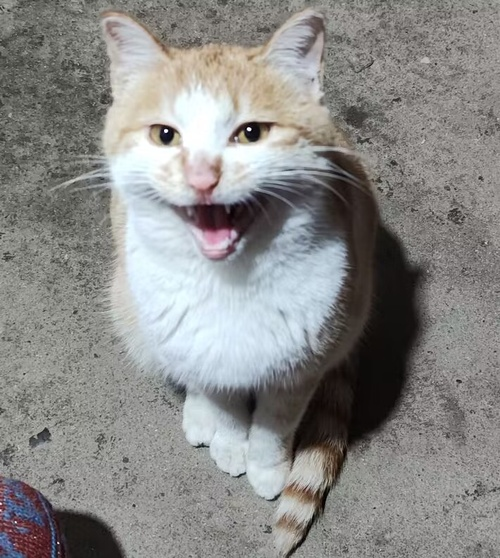
#> input picture 实验一/orange.jpg, 500 x 558 px, shrunk from 710 x 793 before the run
$ python '频率域拉普拉斯.py'
#> lines starting #> are read from the running program, lines starting #| are printed output that depends on the picture
import os
import cv2
import numpy as np
import matplotlib.pyplot as plt

# 设置支持中文的字体
plt.rcParams['font.sans-serif'] = ['SimHei']  # 指定黑体字体
plt.rcParams['axes.unicode_minus'] = False  # 解决负号显示问题

# 读取灰度图像
image = cv2.imread('orange.jpg', cv2.IMREAD_GRAYSCALE)
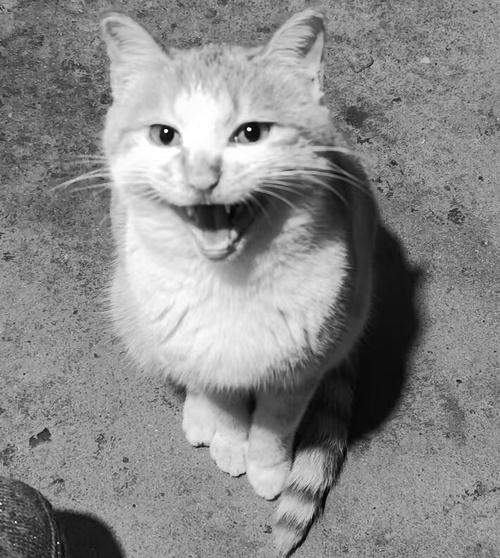
#> image: shape (558, 500); min 0, max 255, mean 137.9


# 计算拉普拉斯算子的函数
def laplacian_filter(image):
    # 获取图像的 DFT
    dft = np.fft.fft2(image)
    dft_shifted = np.fft.fftshift(dft)

    # 创建拉普拉斯滤波器
    rows, cols = image.shape
#> rows = 558; cols = 500
    crow, ccol = rows // 2, cols // 2
#> crow = 279; ccol = 250
    y, x = np.ogrid[-crow:rows - crow, -ccol:cols - ccol]
#> y = 558 values from -279 to 278
    laplacian_mask = -4 * (np.pi ** 2) * (x ** 2 + y ** 2)

    # 应用拉普拉斯滤波器
    filtered_dft = dft_shifted * laplacian_mask
    f_ishifted = np.fft.ifftshift(filtered_dft)
    img_back = np.fft.ifft2(f_ishifted)

    # 取绝对值并进行归一化
    enhanced_image = np.abs(img_back)
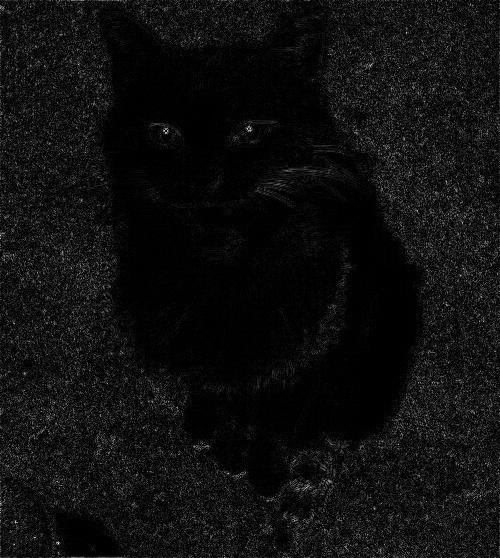
#> enhanced_image: shape (558, 500) float64; min 4.29, max 152711635.9, mean 9412564.2; drawn with min black and max white
    enhanced_image = cv2.normalize(enhanced_image, None, 0, 255, cv2.NORM_MINMAX)
    return enhanced_image.astype(np.uint8)


# 应用拉普拉斯滤波
enhanced_image = laplacian_filter(image)

# 创建保存结果的目录
output_dir = 'results'
if not os.path.exists(output_dir):
    os.makedirs(output_dir)

# 合并结果图
combined_image = np.hstack((image, enhanced_image))
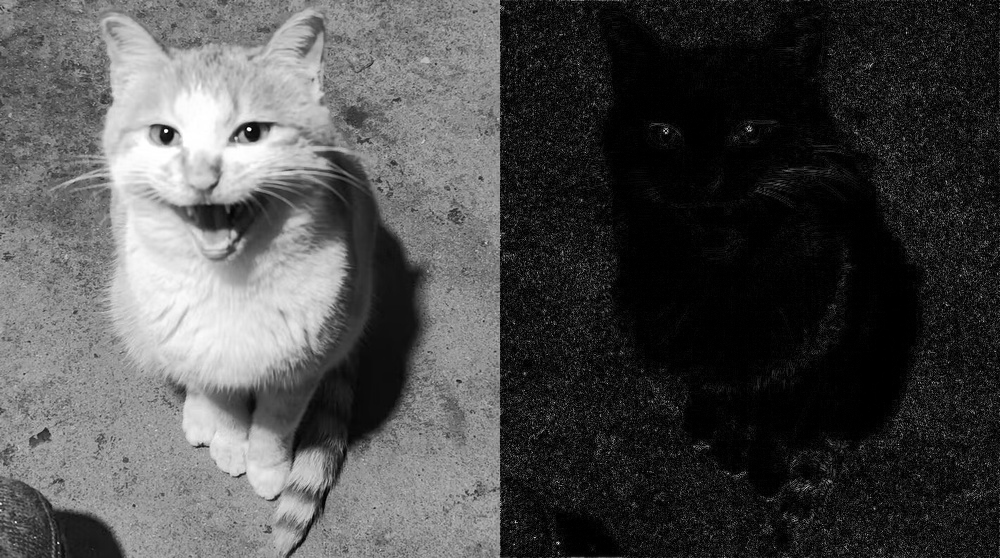
#> combined_image: shape (558, 1000); min 0, max 255, mean 76.6

# 保存合并的结果图
output_path = os.path.join(output_dir, 'combined_result.png')
cv2.imwrite(output_path, combined_image)

# 可视化结果
plt.figure(figsize=(12, 6))
plt.imshow(combined_image, cmap='gray')
plt.title('原始图像与拉普拉斯算子增强图像对比')
plt.axis('off')
plt.tight_layout()
plt.show()

print(f"合并结果图已保存至: {output_path}")

$ run again, with 实验一/HSI_components.png saved as 实验一/orange.jpg
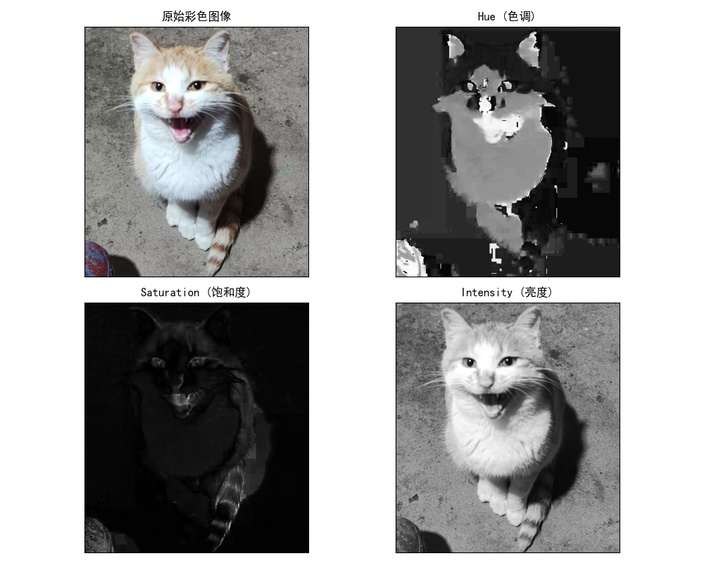
#> input picture 实验一/HSI_components.png, 704 x 563 px, shrunk from 1000 x 800 before the run
#> in laplacian_filter, `enhanced_image = np.abs(img_back)`:
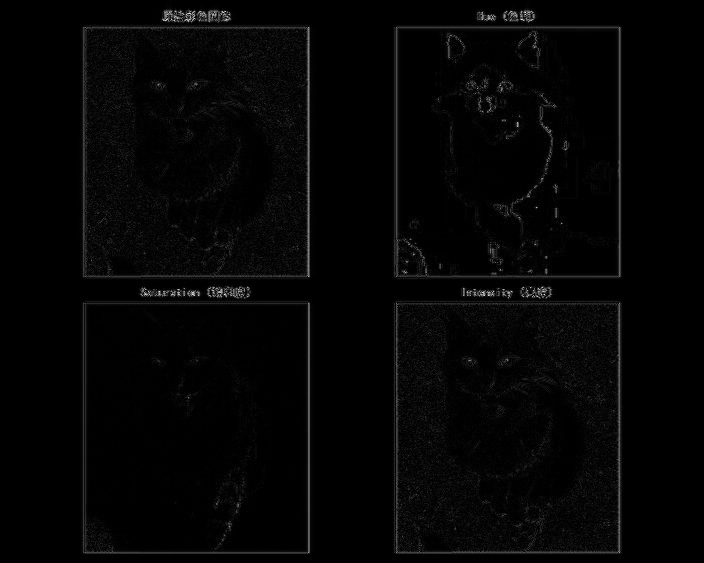
#> enhanced_image: shape (563, 704) float64; min 2.61e-09, max 451996885.4, mean 8587630.4; drawn with min black and max white
#> `combined_image = np.hstack((image, enhanced_image))`:
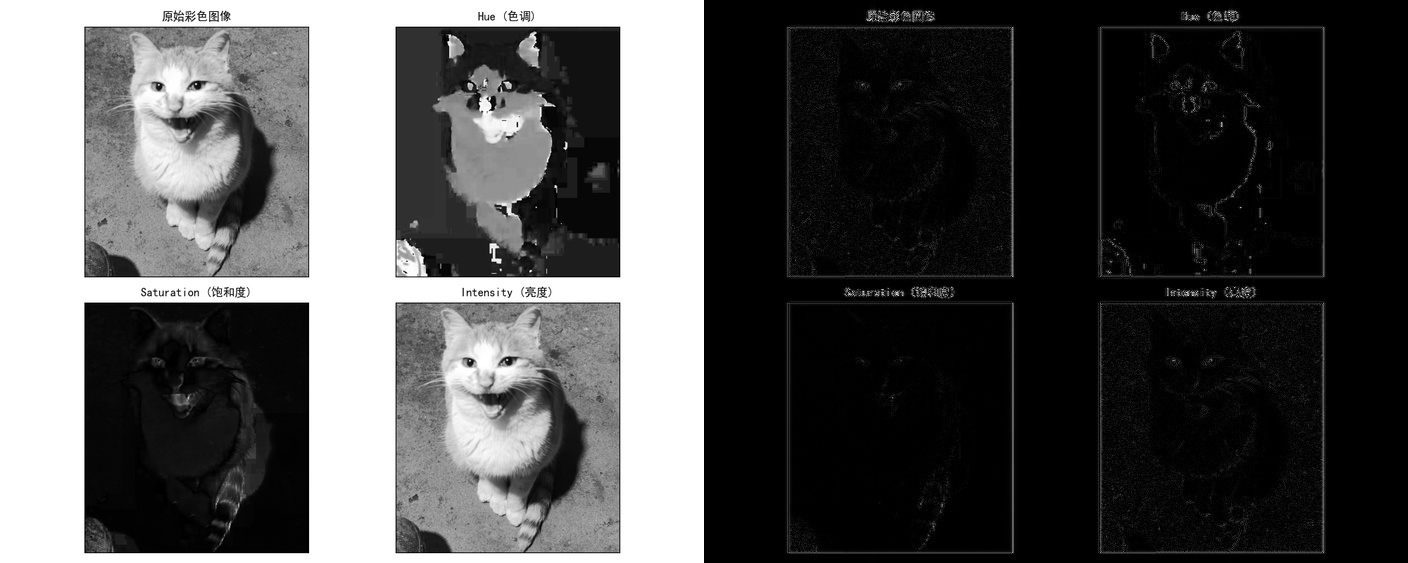
#> combined_image: shape (563, 1408); min 0, max 255, mean 81.5
